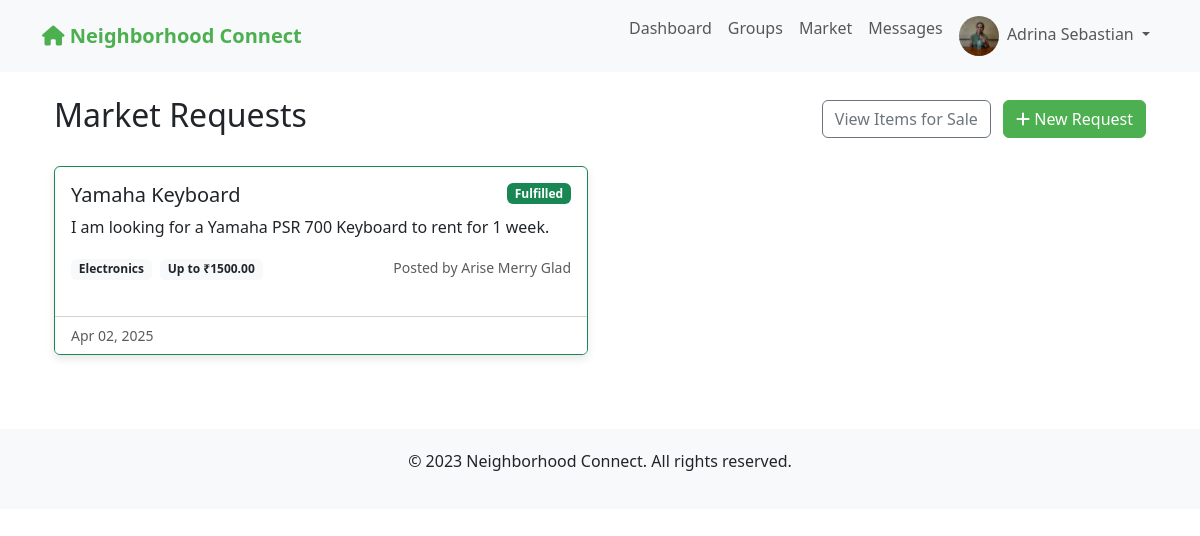
The page /market/requests (signed in) on the database its author committed.
### app.py (models this page shows)
class User(UserMixin, db.Model):
    id = db.Column(db.Integer, primary_key=True)
    email = db.Column(db.String(100), unique=True, nullable=False)
    password = db.Column(db.String(200), nullable=False)
    name = db.Column(db.String(100), nullable=False)
    address = db.Column(db.String(200), nullable=False)
    neighborhood_id = db.Column(db.Integer, db.ForeignKey('neighborhood.id'), nullable=False)
    profile_pic = db.Column(db.String(200), default='default.jpg')
    created_at = db.Column(db.DateTime, default=datetime.utcnow)
    is_admin = db.Column(db.Boolean, default=False)
    posts = db.relationship('Post', backref='author', lazy=True)
    comments = db.relationship('Comment', backref='author', lazy=True)
    incidents = db.relationship('Incident', backref='reporter', lazy=True)
    group_memberships = db.relationship('GroupMember', backref='user', lazy=True)

class MarketRequest(db.Model):
    id = db.Column(db.Integer, primary_key=True)
    title = db.Column(db.String(200), nullable=False)
    description = db.Column(db.Text, nullable=False)
    request_type = db.Column(db.String(20), nullable=False)  # 'buy' or 'rent'
    category = db.Column(db.String(50), nullable=False)
    max_price = db.Column(db.Float, nullable=True)
    created_at = db.Column(db.DateTime, default=datetime.utcnow)
    user_id = db.Column(db.Integer, db.ForeignKey('user.id'), nullable=False)
    neighborhood_id = db.Column(db.Integer, db.ForeignKey('neighborhood.id'), nullable=False)
    is_fulfilled = db.Column(db.Boolean, default=False)
    user = db.relationship('User', backref='market_requests')

### app.py (the view)
@app.route('/market/requests')
@login_required
def market_requests():
    requests = MarketRequest.query.filter_by(
        neighborhood_id=current_user.neighborhood_id
    ).order_by(MarketRequest.created_at.desc()).all()
    return render_template('market_requests.html', requests=requests)

### app.py (called while the page is built)
@login_manager.user_loader
def load_user(user_id):
    return User.query.get(int(user_id))

### templates/market_requests.html (shortened to what this page needs)
{% extends "base.html" %}
{% block content %}
<div class="container mt-4">
    <div class="d-flex justify-content-between align-items-center mb-4">
        <h2>Market Requests</h2>
        <div>
            <a href="{{ url_for('market') }}" class="btn btn-outline-secondary me-2">View Items for Sale</a>
            <a href="{{ url_for('new_market_request') }}" class="btn btn-primary">
                <i class="fas fa-plus"></i> New Request
            </a>
        </div>
    </div>
    <div class="row">
        {% for req in requests %}
        <div class="col-md-6 mb-4">
            <div class="card h-100 {% if req.is_fulfilled %}border-success{% endif %}">
                <div class="card-body">
                    <div class="d-flex justify-content-between align-items-start">
                        <h5 class="card-title">{{ req.title }}</h5>
                        {% if req.is_fulfilled %}
                        <span class="badge bg-success">Fulfilled</span>
                        {% else %}
                        <span class="badge bg-info">{{ req.request_type|title }}</span>
                        {% endif %}
                    </div>
                    <p class="card-text">{{ req.description }}</p>
                    <div class="d-flex justify-content-between align-items-center">
                        <div>
                            <span class="badge bg-light text-dark">{{ req.category|title }}</span>
                            {% if req.max_price %}
                            <span class="badge bg-light text-dark ms-1">Up to ₹{{ "%.2f"|format(req.max_price) }}</span>
                            {% endif %}
                        </div>
                        <small class="text-muted">Posted by {{ req.user.name }}</small>
                    </div>
                </div>
                <div class="card-footer bg-white d-flex justify-content-between">
                    <small class="text-muted">{{ req.created_at.strftime('%b %d, %Y') }}</small>
                </div>
            </div>
        </div>
        {% else %}
        <div class="col-12">
            <div class="alert alert-info">
                No requests currently in your neighborhood market.
            </div>
        </div>
        {% endfor %}
    </div>
</div>
{% endblock %}

### templates/base.html (shortened to what this page needs)
<!DOCTYPE html>
<html lang="en">
<head>
    <link rel="stylesheet" href="https://cdn.jsdelivr.net/npm/bootstrap@5.3.0/dist/css/bootstrap.min.css">
    <link rel="stylesheet" href="https://cdnjs.cloudflare.com/ajax/libs/font-awesome/6.0.0-beta3/css/all.min.css">
</head>
<body>
    <nav class="navbar navbar-expand-lg navbar-light bg-light">
        <div class="container">
            <a class="navbar-brand" href="{{ url_for('index') }}">
                <i class="fas fa-home"></i> Neighborhood Connect
            </a>
            <div class="collapse navbar-collapse" id="navbarNav">
                <ul class="navbar-nav ms-auto">
                    {% if current_user.is_authenticated %}
                        <li class="nav-item">
                            <a class="nav-link" href="{{ url_for('dashboard') }}">Dashboard</a>
                        </li>
                        <li class="nav-item">
                            <a class="nav-link" href="{{ url_for('groups') }}">Groups</a>
                        </li>
                        <li class="nav-item">
                            <a class="nav-link" href="{{ url_for('market') }}">Market</a>
                        </li>
                        <li class="nav-item">
                            <a class="nav-link" href="{{ url_for('messages') }}">
                                Messages
                            </a>
                        </li>
                        <li class="nav-item dropdown">
                            <a class="nav-link dropdown-toggle" href="#" id="navbarDropdown" role="button" data-bs-toggle="dropdown" aria-expanded="false">
                                <img src="{{ url_for('static', filename='uploads/' + current_user.profile_pic) }}" alt="Profile" class="profile-img me-1">
                                {{ current_user.name }}
                            </a>
                        </li>
                    {% endif %}
                </ul>
            </div>
        </div>
    </nav>
    <div class="container mt-4">
        {% block content %}{% endblock %}
    </div>
    <footer class="footer">
        <div class="container">
            <p>&copy; 2023 Neighborhood Connect. All rights reserved.</p>
        </div>
    </footer>
</body>
</html>

### templates/base.html (style rules this page uses)
.navbar-brand { font-weight: bold; color: #4CAF50 !important; }
.btn-primary { background-color: #4CAF50; border-color: #4CAF50; }
.card { margin-bottom: 20px; box-shadow: 0 4px 8px rgba(0,0,0,0.1); }
.profile-img { width: 40px; height: 40px; border-radius: 50%; object-fit: cover; }
.footer { margin-top: 50px; padding: 20px 0; background-color: #f8f9fa; text-align: center; }

### rows shown on the page
User: profile_pic (picture), name "Adrina Sebastian"
MarketRequest: title "Yamaha Keyboard", is_fulfilled "Fulfilled", description "I am looking for a Yamaha PSR 700 Keyboard to rent for 1 week.", category "Electronics", max_price "1500.00", user.name "Arise Merry Glad", created_at "Apr 02, 2025"
